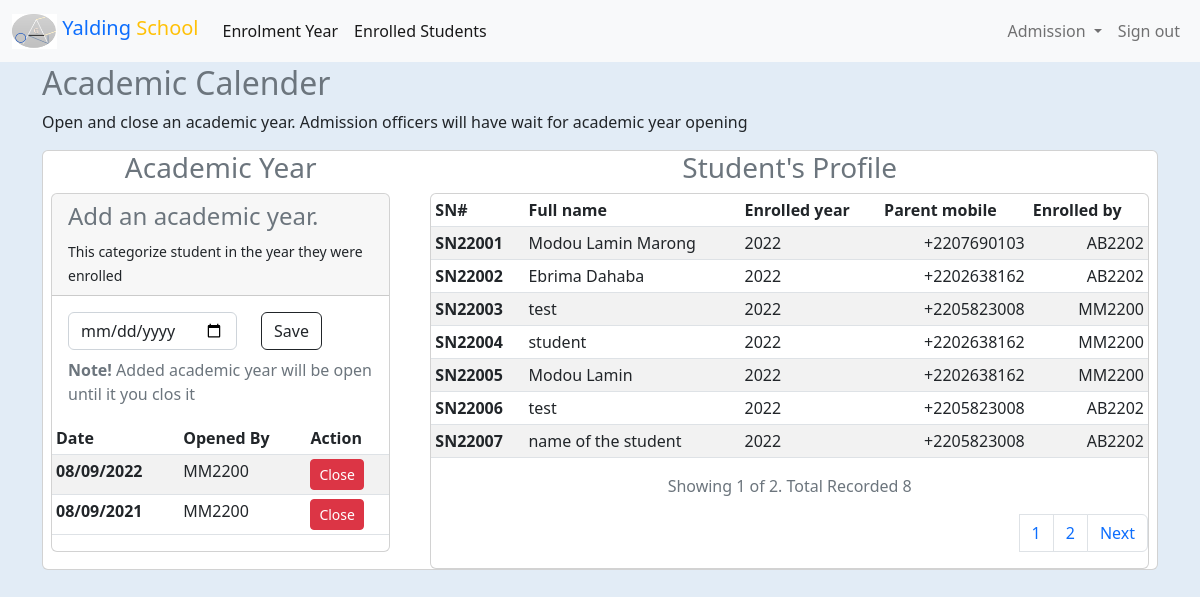
/app/users/client/admission/enroll-status.php (signed in), run on the app's committed database.
### tables this page shows
CREATE TABLE `acad_year` (
  `acad_year_id` int(11) NOT NULL,
  `acad_year_inputted_at` timestamp NOT NULL DEFAULT current_timestamp(),
  `acad_year` datetime NOT NULL,
  `close_acad_year` tinyint(4) DEFAULT 0,
  `closed_by` varchar(10) DEFAULT NULL,
  `re_open_by` varchar(10) DEFAULT NULL,
  `acad_year_inputted_by` varchar(10) NOT NULL,
  `acad_year_closed_status` tinyint(4) NOT NULL DEFAULT 0
);

CREATE TABLE `users` (
  `user_id` int(11) NOT NULL,
  `full_name` varchar(100) NOT NULL,
  `email` varchar(100) DEFAULT NULL,
  `user_name` varchar(150) NOT NULL,
  `password` varchar(200) NOT NULL,
  `user_role` varchar(75) DEFAULT NULL,
  `user_type` tinyint(4) NOT NULL DEFAULT 2,
  `gender` varchar(10) DEFAULT NULL,
  `tele` varchar(50) DEFAULT NULL,
  `mobile` varchar(50) DEFAULT NULL,
  `address` varchar(15) DEFAULT NULL,
  `join_date` timestamp NULL DEFAULT current_timestamp(),
  `last_login` timestamp NULL DEFAULT NULL,
  `change_password` tinyint(4) NOT NULL DEFAULT 0,
  `status` tinyint(4) NOT NULL DEFAULT 0,
  `permission` tinyint(4) NOT NULL DEFAULT 1,
  `deleted` tinyint(4) NOT NULL DEFAULT 0
);

CREATE TABLE `enroll_student` (
  `record_id` int(11) NOT NULL,
  `stud_id` varchar(25) NOT NULL,
  `stud_name` varchar(50) NOT NULL,
  `stud_parent_name` varchar(50) NOT NULL,
  `stud_parent_mobile` varchar(50) NOT NULL,
  `stud_prev_sch` varchar(200) DEFAULT NULL,
  `stud_address` varchar(75) DEFAULT NULL,
  `stud_gender` varchar(50) DEFAULT NULL,
  `stud_place_birth` varchar(100) DEFAULT NULL,
  `stud_date_brith` datetime DEFAULT NULL,
  `health_relate_problem` text DEFAULT NULL,
  `stud_enroll_yr` varchar(50) NOT NULL,
  `enroll_class` varchar(100) DEFAULT NULL,
  `stud_inputted_by` varchar(50) DEFAULT NULL,
  `stud_inputted_at` datetime NOT NULL DEFAULT current_timestamp(),
  `stud_deleted_by` varchar(50) DEFAULT NULL,
  `stud_deleted_at` datetime DEFAULT NULL,
  `stud_prof_photo_url` text DEFAULT NULL,
  `enroll_done` tinyint(4) NOT NULL DEFAULT 0,
  `auth_enroll` tinyint(4) NOT NULL DEFAULT 0,
  `auth_enroll_by` varchar(50) DEFAULT NULL
);

### core/func.php (called while the page is built, shortened)
<?php
function day_month($date)
{
    return date("d/m/Y", strtotime($date));
}
function year_format($date)
{
    return date("Y", strtotime($date));
}

### app/users/client/admission/enroll-status.php (the view, shortened to what this page needs)
<?php
require_once $_SERVER['DOCUMENT_ROOT'] . './schoolapp/core/init.php';
include(ROOT . DS . "app" . DS . "components" . DS . "client_nav.php");
$per_page_record = RECORD_TO_SHOW;
if (isset($_GET["page"])) {
    $page  = $_GET["page"];
} else {
    $page = 1;
}
$start_from = ($page - 1) * $per_page_record;
$enroll_stud_query = $db->query("SELECT * FROM `enroll_student` ORDER BY `stud_id` ASC LIMIT $start_from, $per_page_record");
$acd_year_query = $db->query("SELECT * FROM `acad_year` WHERE `acad_year_closed_status` != 1 ORDER BY `acad_year_id`");
?>
<br><br>
<div class="container-fluid mt-3">
    <div class="grid">
        <div class="col">
            <div class="container">
                <h2 class="text-secondary">Academic Calender</h2>
                <p>Open and close an academic year. Admission officers will have wait for academic year opening</p>
            </div>
        </div>
        <section>
            <div class="container">
                <div class="card">
                    <div class="row">
                        <div class="col-md-4">
                            <h3 class="text-center text-secondary">Academic Year</h3>
                            <div class="card ms-2 mx-2">
                                <div class="card-header">
                                    <h4 class="text-secondary">Add an academic year.</h4>
                                    <small>This categorize student in the year they were enrolled</small>
                                </div>
                                <div class="row mt-3 ms-1 mx1">
                                    <div class="col-md-12">
                                        <form class="row" action="enroll-status.php?academic_year=1" method="post">
                                            <div class="col">
                                                <div class="mb-2">
                                                    <input type="date" name="acad_year" class="form-control" placeholder="Academic year" />
                                                </div>
                                            </div>
                                            <div class="col">
                                                <div class="mb-2">
                                                    <input type="submit" value="Save" class="btn btn-outline-dark" />
                                                </div>
                                            </div>
                                        </form>
                                        <p class="text-secondary"><strong>Note!</strong> Added academic year will be open until it you clos it</p>
                                    </div>
                                </div>
                                <table class="table table-striped table-sm table-hover">
                                    <thead>
                                        <tr>
                                            <th scope="col">Date</th>
                                            <th scope="col">Opened By</th>
                                            <th scope="col">Action</th>
                                        </tr>
                                    </thead>
                                    <tbody>
                                        <?php while ($acad_year_res = mysqli_fetch_assoc($acd_year_query)) :
                                            $inputted_user_id = $acad_year_res['acad_year_inputted_by'];
                                            $input_by_query = $db->query("SELECT `user_id`, `user_name` FROM `users` WHERE `user_id` = '{$inputted_user_id}'");
                                        ?>
                                            <?php while ($input_by_res = mysqli_fetch_assoc($input_by_query)) : ?>
                                                <tr>
                                                    <th scope="row"><?= day_month($acad_year_res['acad_year']) ?></th>
                                                    <td><?= $input_by_res['user_name'] ?></td>
                                                    <?php if ($acad_year_res['close_acad_year'] == 0) : ?>
                                                        <td><a href="enroll-status.php?statusClose=<?= $acad_year_res['acad_year_id'] ?>" class="btn btn-danger btn-sm">Close</a></td>
                                                    <?php else : ?>
                                                        <td><a href="enroll-status.php?statusOpen=<?= $acad_year_res['acad_year_id'] ?>" class="btn btn-outline-dark btn-sm">Reopen</a></td>
                                                    <?php endif; ?>
                                                </tr>
                                            <?php endwhile; ?>
                                        <?php endwhile; ?>
                                    </tbody>
                                </table>
                            </div>
                        </div>
                        <div class="col-md-8">
                            <h3 class="text-center text-secondary">Student's Profile</h3>
                            <div class="card mx-2">
                                <table class="table table-striped table-sm table-hover">
                                    <thead>
                                        <tr>
                                            <th scope="col">SN#</th>
                                            <th scope="col">Full name</th>
                                            <th scope="col">Enrolled year</th>
                                            <th scope="col">Parent mobile</th>
                                            <th scope="col">Enrolled by</th>
                                        </tr>
                                    </thead>
                                    <tbody>
                                        <?php while ($enroll_stud = mysqli_fetch_assoc($enroll_stud_query)) : ?>
                                            <tr>
                                                <th scope="row"><?= 'SN' . $enroll_stud['stud_id'] ?></th>
                                                <td><?= $enroll_stud['stud_name'] ?></td>
                                                <td><?= year_format($enroll_stud['stud_enroll_yr']) ?></td>
                                                <td class="text-end"><?= $enroll_stud['stud_parent_mobile'] ?></td>
                                                <td class="text-end"><?= $enroll_stud['stud_inputted_by'] ?></td>
                                            </tr>
                                        <?php endwhile; ?>
                                    </tbody>
                                </table>
                                <?php
                                $enroll_stud_query = $db->query("SELECT COUNT(*) FROM `enroll_student` ORDER BY `stud_id` DESC");
                                $row = mysqli_fetch_row($enroll_stud_query);
                                $total_records = $row[0];
                                $total_pages = ceil($total_records / $per_page_record);
                                ?>
                                <p class="text-secondary text-center">Showing <?= $page ?> of <?= $total_pages ?>. Total Recorded <?= $total_records ?></p>
                                <nav aria-label="Page navigation example p-2">
                                    <ul class="pagination justify-content-end">
                                        <?php for ($i = 1; $i <= $total_pages; $i++) : ?>
                                            <?php if ($i == $page) : ?>
                                                <li class="page-item"><a class="page-link" href="enroll-status.php?page=<?= $i ?>"><?= $i ?></a></li>
                                            <?php else : ?>
                                                <li class="page-item"><a class="page-link" href="enroll-status.php?page=<?= $i ?>"><?= $i ?></a></li>
                                            <?php endif; ?>
                                        <?php endfor; ?>
                                        <li class="page-item">
                                            <?php if ($page < $total_pages) : ?>
                                                <a class="page-link" href="enroll-status.php?page=<?= ($page + 1) ?>">Next</a>
                                            <?php endif; ?>
                                        </li>
                                    </ul>
                                </nav>
                            </div>
                        </div>
                    </div>
                </div>
            </div>
        </section>
    </div>
</div>

### css/main.css (style rules this page uses)
body { background-color: #e2ecf6; }

### data on the page
acad_year: acad_year "08/09/2022"
users: user_name "MM2200"
acad_year: acad_year "08/09/2021"
enroll_student: stud "22001", stud_name "Modou Lamin Marong", stud_enroll_yr "2022", stud_parent_mobile "+2207690103", stud_inputted_by "AB2202"
enroll_student: stud "22002", stud_name "Ebrima Dahaba", stud_enroll_yr "2022", stud_parent_mobile "+2202638162", stud_inputted_by "AB2202"
enroll_student: stud "22003", stud_name "test", stud_enroll_yr "2022", stud_parent_mobile "+2205823008", stud_inputted_by "MM2200"
enroll_student: stud "22004", stud_name "student", stud_enroll_yr "2022", stud_parent_mobile "+2202638162", stud_inputted_by "MM2200"
enroll_student: stud "22005", stud_name "Modou Lamin", stud_enroll_yr "2022", stud_parent_mobile "+2202638162", stud_inputted_by "MM2200"
enroll_student: stud "22006", stud_name "test", stud_enroll_yr "2022", stud_parent_mobile "+2205823008", stud_inputted_by "AB2202"
enroll_student: stud "22007", stud_name "name of the student", stud_enroll_yr "2022", stud_parent_mobile "+2205823008", stud_inputted_by "AB2202"

### other printed values
$page "1"
$total_pages "2"
$total_records "8"
